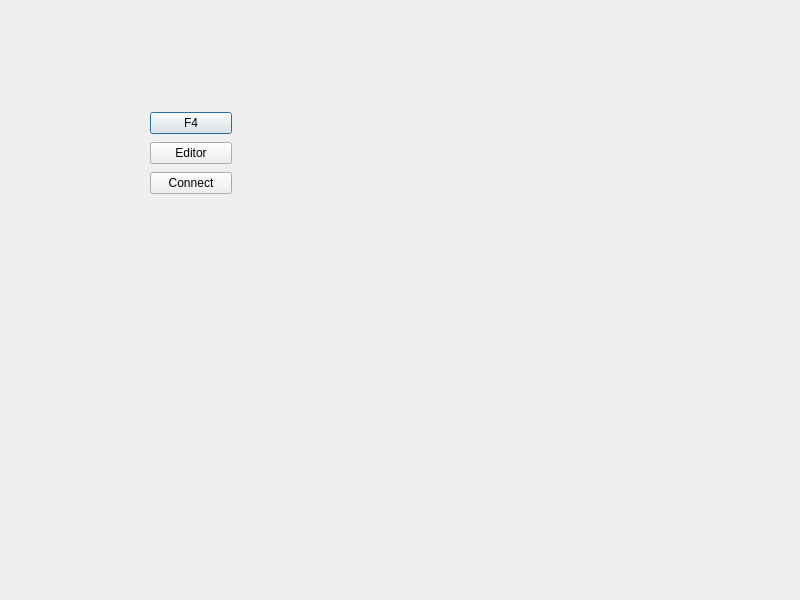
<?xml version="1.0" encoding="UTF-8"?>
<ui version="4.0">
 <class>Dialog</class>
 <widget class="QDialog" name="Dialog">
  <property name="geometry">
   <rect>
    <x>0</x>
    <y>0</y>
    <width>800</width>
    <height>600</height>
   </rect>
  </property>
  <property name="windowTitle">
   <string>Dialog</string>
  </property>
  <widget class="QWidget" name="layoutWidget">
   <property name="geometry">
    <rect>
     <x>150</x>
     <y>110</y>
     <width>82</width>
     <height>89</height>
    </rect>
   </property>
   <layout class="QVBoxLayout" name="verticalLayout">
    <item>
     <widget class="QPushButton" name="pushButton">
      <property name="text">
       <string>F4</string>
      </property>
     </widget>
    </item>
    <item>
     <widget class="QPushButton" name="pushButton_2">
      <property name="text">
       <string>Editor</string>
      </property>
     </widget>
    </item>
    <item>
     <widget class="QPushButton" name="btnConnect">
      <property name="text">
       <string>Connect</string>
      </property>
     </widget>
    </item>
   </layout>
  </widget>
 </widget>
 <resources/>
 <connections>
  <connection>
   <sender>pushButton</sender>
   <signal>clicked()</signal>
   <receiver>Dialog</receiver>
   <slot>accept()</slot>
   <hints>
    <hint type="sourcelabel">
     <x>188</x>
     <y>120</y>
    </hint>
    <hint type="destinationlabel">
     <x>411</x>
     <y>438</y>
    </hint>
   </hints>
  </connection>
 </connections>
</ui>
